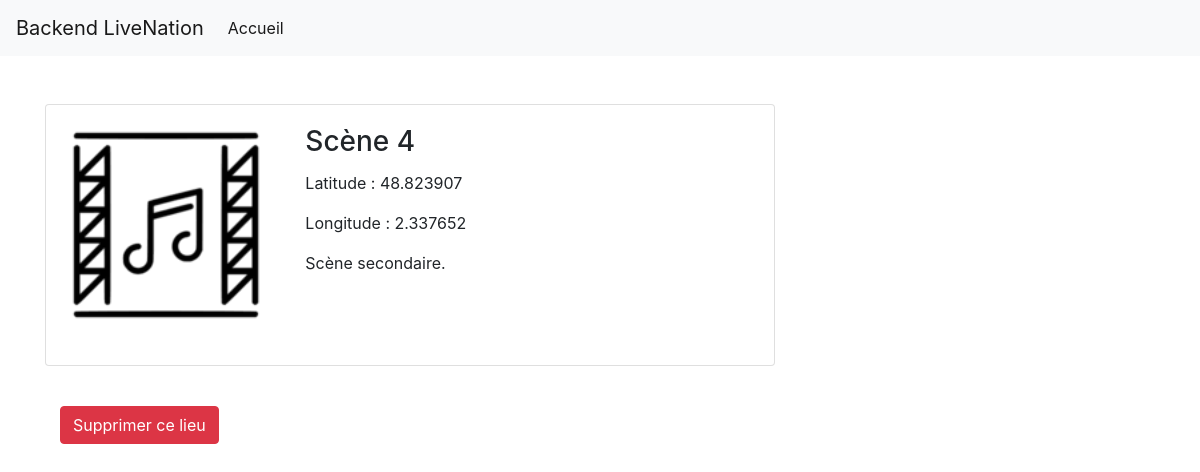
Screenshot of /templates/lieu.php?nom=Scène+4 (signed in) with the database file from the repository.
### tables this page shows
CREATE TABLE venues (
    id INTEGER PRIMARY KEY AUTOINCREMENT,
    venue VARCHAR(255) NOT NULL,
    address VARCHAR(255) NOT NULL,
    city VARCHAR(255) NOT NULL,
    description TEXT NOT NULL,
    slug VARCHAR(255) NOT NULL
);

### templates/lieu.php (the view, shortened to what this page needs)
<?php
if (isset($_GET['nom'])) {
    $lieu = $_GET['nom'];
    $pdo = App::getPDO();
    $query = $pdo->prepare('SELECT * FROM venues WHERE venue = :lieu');
    $query->execute(['lieu' => $lieu]);
    $venues = $query->fetch();
} else {
    header('Location: home');
}
include('layout.php');
?>
<div class="container mt-5">
    <div class="row">
        <div class="col-md-8 mb-4">
            <div class="card">
                <div class="card-body">
                    <div class="row">
                        <div class="col-sm-4">
                            <?php
                            $extensions = ['png', 'jpeg', 'jpg', 'gif'];
                            foreach ($extensions as $ext) {
                                $imageUrl = "http://localhost:8000/photos/{$venues['slug']}.$ext";
                                if ($imageUrl) {
                            ?>
                                    <img src="<?= htmlspecialchars($imageUrl) ?>" alt="<?= $venues['slug'] ?>" style="width: 200px; height: 200px; margin-bottom: 20px">
                            <?php
                                    break;
                                }
                            }
                            ?>
                        </div>
                        <div class="col-sm-8">
                            <h3 class="card-title"><?= $venues['venue'] ?></h3>
                            <p class="card-text">Latitude : <?= $venues['address'] ?></p>
                            <p class="card-text">Longitude : <?= $venues['city'] ?></p>
                            <p class="card-text"><?= $venues['description'] ?></small></p>
                        </div>
                    </div>
                </div>
            </div>
            <div class="container mt-3">
                <form action="" method="POST">
                    <button type="submit" class="btn btn-danger mt-4">Supprimer ce lieu</button>
                </form>
            </div>
        </div>

### rows the page displays
venues: slug (picture), venue "Scène 4", address "48.823907", city "2.337652", description "Scène secondaire."
